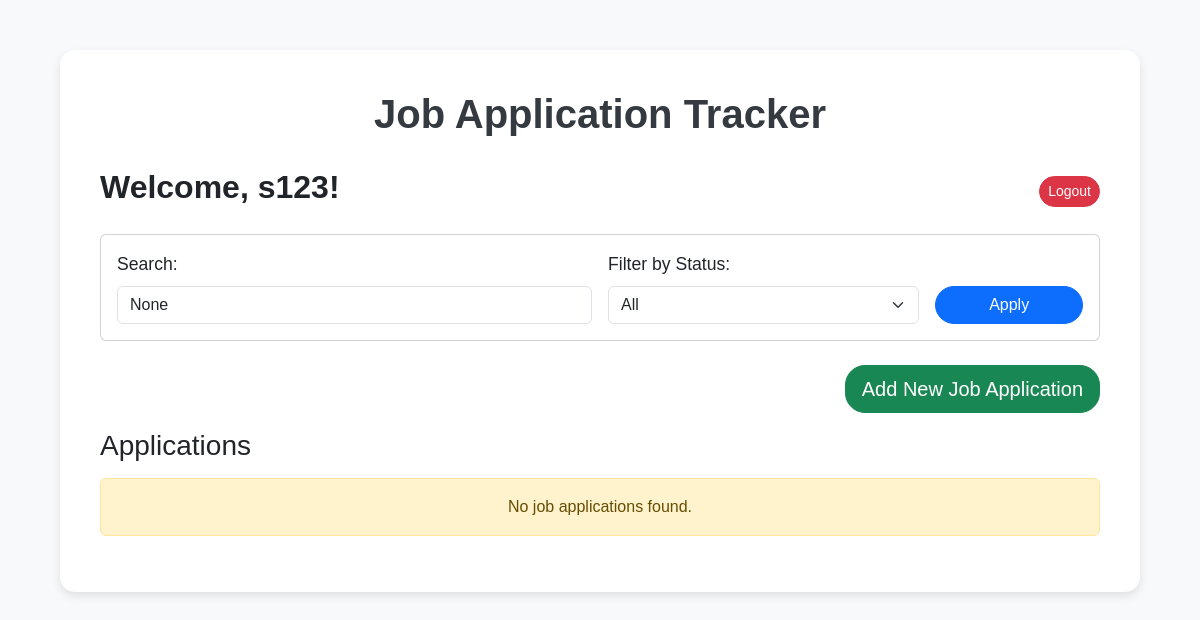
The page /dashboard (signed in) on the database as committed earlier.
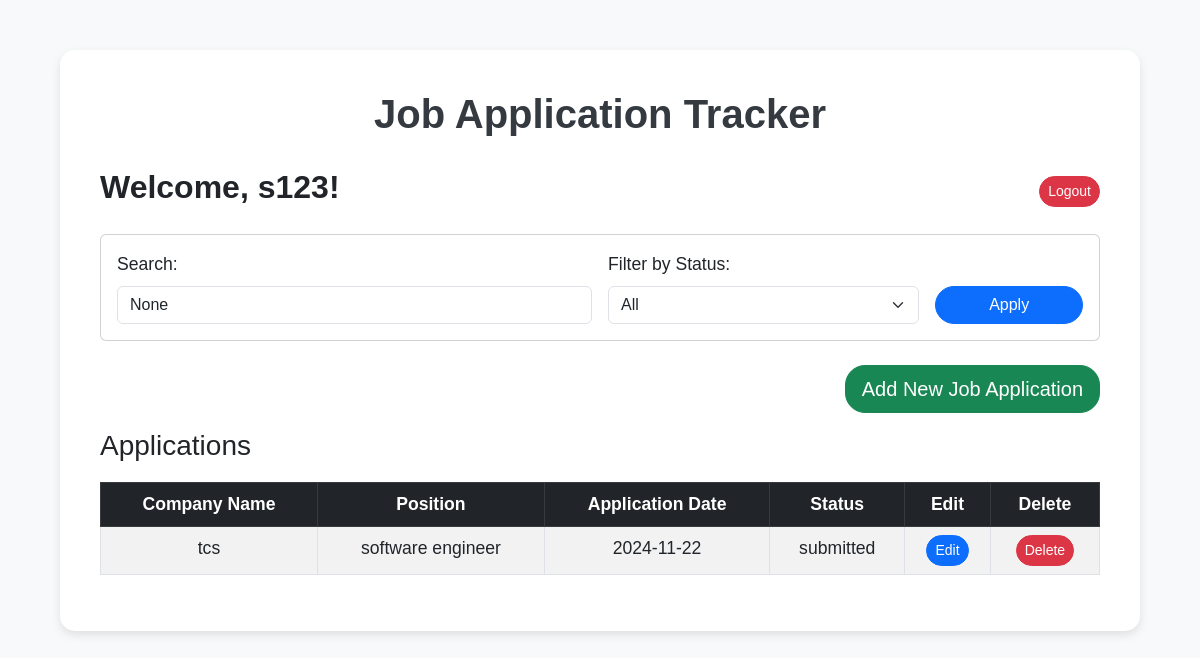
The same page on the database as committed later.
### tables this page shows
CREATE TABLE job_applications (
            id INTEGER PRIMARY KEY AUTOINCREMENT,
            user_id INTEGER,
            company_name TEXT NOT NULL,
            position TEXT NOT NULL,
            application_date DATE,
            status TEXT,
            FOREIGN KEY (user_id) REFERENCES users(id)
        );

### app.py (the view)
@app.route('/dashboard', methods=['GET', 'POST'])
def dashboard():
    if 'user_id' not in session:
        flash("Please log in to access the dashboard.")
        return redirect(url_for('login'))
    filter_status = request.args.get('status')
    search_query = request.args.get('query')
    conn = sqlite3.connect('job_tracker.db')
    cursor = conn.cursor()
    query = "SELECT * FROM job_applications WHERE user_id = ?"
    params = [session['user_id']]
    if search_query:
        query += " AND (company_name LIKE ? OR position LIKE ?)"
        params.extend([f'%{search_query}%', f'%{search_query}%'])
    if filter_status:
        query += " AND status = ?"
        params.append(filter_status)
    cursor.execute(query, params)
    applications = cursor.fetchall()
    conn.close()
    return render_template('dashboard.html', applications=applications, filter_status=filter_status, search_query=search_query)

### templates/dashboard.html (shortened to what this page needs)
<!DOCTYPE html>
<html lang="en">
<head>
    <link href="https://cdn.jsdelivr.net/npm/bootstrap@5.3.0/dist/css/bootstrap.min.css" rel="stylesheet">
</head>
<body>
    <div class="dashboard-container">
        <div class="project-header">
            <h1>Job Application Tracker</h1>
        </div>
        <div class="header-row">
            <h2>Welcome, {{ session['username'] }}!</h2>
            <a href="{{ url_for('logout') }}" class="btn btn-danger btn-sm">Logout</a>
        </div>
        <div class="card mb-4">
            <div class="card-body">
                <form method="GET" action="{{ url_for('dashboard') }}" class="row g-3">
                    <div class="col-md-6">
                        <label for="query" class="form-label">Search:</label>
                        <input type="text" name="query" value="{{ search_query }}" placeholder="Search by company or position" class="form-control">
                    </div>
                    <div class="col-md-4">
                        <label for="status" class="form-label">Filter by Status:</label>
                        <select name="status" class="form-select">
                            <option value="">All</option>
                        </select>
                    </div>
                    <div class="col-md-2 align-self-end">
                        <button type="submit" class="btn btn-primary w-100">Apply</button>
                    </div>
                </form>
            </div>
        </div>
        <div class="d-flex justify-content-end mb-3">
            <a href="{{ url_for('add_application') }}" class="btn btn-success btn-lg">Add New Job Application</a>
        </div>
        <h3 class="mb-3">Applications</h3>
        {% if applications %}
        <div class="table-container">
            <table class="table table-bordered table-hover table-striped">
                <thead class="table-dark">
                    <tr>
                        <th>Company Name</th>
                        <th>Position</th>
                        <th>Application Date</th>
                        <th>Status</th>
                        <th>Edit</th>
                        <th>Delete</th>
                    </tr>
                </thead>
                <tbody>
                    {% for application in applications %}
                    <tr>
                        <td>{{ application[2] }}</td>
                        <td>{{ application[3] }}</td>
                        <td>{{ application[4] }}</td>
                        <td>{{ application[5] }}</td>
                        <td>
                            <a href="{{ url_for('edit_application', id=application[0]) }}" class="btn btn-primary btn-sm">Edit</a>
                        </td>
                        <td>
                            <form action="{{ url_for('delete_application', id=application[0]) }}" method="POST" style="display:inline;">
                                <button type="submit" class="btn btn-danger btn-sm" onclick="return confirm('Are you sure you want to delete this application?');">Delete</button>
                            </form>
                        </td>
                    </tr>
                    {% endfor %}
                </tbody>
            </table>
        </div>
        {% else %}
        <div class="alert alert-warning text-center">
            No job applications found.
        </div>
        {% endif %}
    </div>
</body>
</html>

### templates/dashboard.html (style rules this page uses)
body { background-color: #f8f9fa; font-family: Arial, sans-serif; }
.dashboard-container { width: 90%; max-width: 1200px; margin: 50px auto; background: white; padding: 40px; border-radius: 15px; box-shadow: 0 4px 10px rgba(0, 0, 0, 0.1); }
.project-header { text-align: center; margin-bottom: 30px; }
.project-header h1 { font-size: 2.5rem; font-weight: bold; color: #343a40; }
.header-row { display: flex; justify-content: space-between; align-items: center; margin-bottom: 20px; }
.table-container { margin-top: 20px; }
.btn { border-radius: 20px; }
h2 { font-size: 2rem; font-weight: bold; }
label, th, td { font-size: 1.1rem; }
.table th { text-align: center; }
.table td { text-align: center; }

Rows that differ between the two databases and show on the page:
added job_applications: company_name "tcs", position "software engineer", application_date "2024-11-22", status "submitted"
Other text that changed with them:
text no longer shown: "No job applications found."
text now shown: "Company Name Position Application Date Status Edit Delete"
